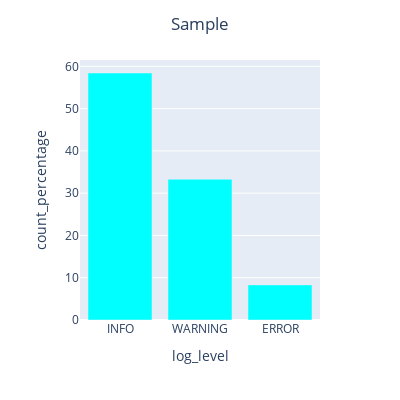

The cell this chart's notebook holds for it:
### Code cell
# pie beshe
count_percentage_plot_by_column('log_level','Sample','aqua')

### Figure 1 — Plotly figure (JSON) as saved in the notebook; plotly's stock layout.template omitted (floating-point values rounded to 4 significant figures)
{"data": [{"alignmentgroup": "True", "hovertemplate": "log_level=%{x}<br>count_percentage=%{y}<extra></extra>", "legendgroup": "", "marker": {"color": "aqua", "pattern": {"shape": ""}}, "name": "", "offsetgroup": "", "orientation": "v", "showlegend": false, "textposition": "auto", "type": "bar", "x": ["INFO", "WARNING", "ERROR"], "xaxis": "x", "y": [58.42, 33.29, 8.3], "yaxis": "y"}], "layout": {"autosize": false, "barmode": "relative", "height": 400, "legend": {"tracegroupgap": 0}, "margin": {"t": 60}, "title": {"text": "Sample", "x": 0.5}, "width": 400, "xaxis": {"anchor": "y", "domain": [0, 1], "title": {"text": "log_level"}}, "yaxis": {"anchor": "x", "domain": [0, 1], "title": {"text": "count_percentage"}}}}
